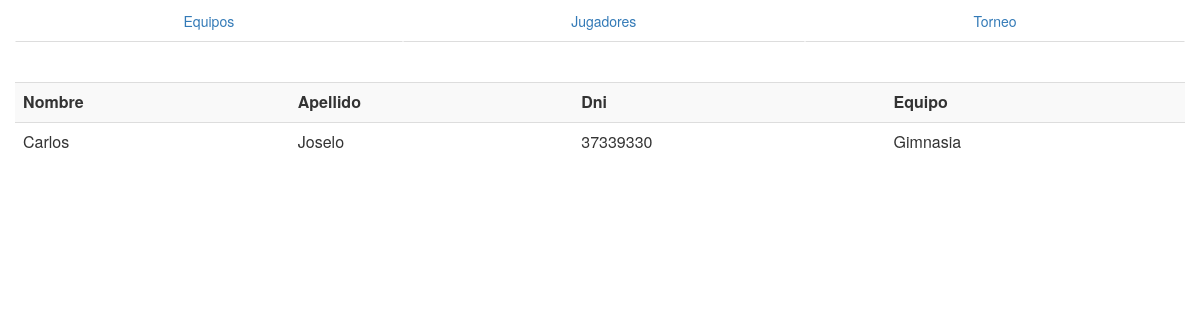
The app's page /jugadores/, older data.
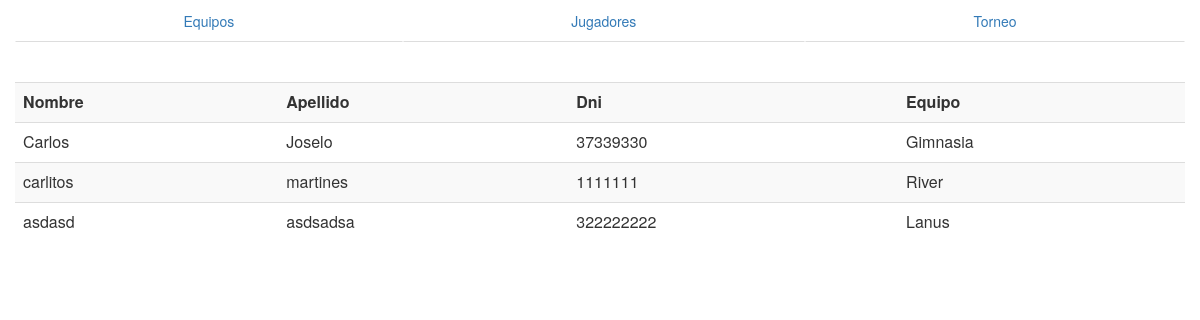
The same page, newer data.
### futbol/models.py (models this page shows)
class Jugador(models.Model):
    equipo = models.ForeignKey(Equipo)
    nombre = models.CharField(max_length=50)
    apellido = models.CharField(max_length=50)
    dni = models.IntegerField(unique=True)

class Equipo(models.Model):
    nombre = models.CharField(max_length=50, unique=True)

### futbol/views.py (the view)
# urls.py: url(r'^jugadores/$', jugadores, name='jugadores'),
def jugadores(request):
    jugadores = Jugador.objects.all()
    return render(request, 'futbol/jugadores.html', {'jugadores': jugadores})

### templates/futbol/jugadores.html (shortened to what this page needs)
{% extends 'futbol/base.html' %}
{% block content %}
<div class="table-responcive">
    <table class='table table-striped'>
        <tr>
            <td><b>Nombre</b></td>
            <td><b>Apellido</b></td>
            <td><b>Dni</b></td>
            <td><b>Equipo</b></td>
        </tr>
        {% for jugador in jugadores %}
            <tr>
                <td>{{jugador.nombre}} </td>
                <td>{{jugador.apellido}}</td>
                <td>{{jugador.dni}}</td>
                <td>{{jugador.equipo.nombre}}</td>
            </tr>
        {% endfor %}
    </table>
</div>
{% endblock %}

### templates/futbol/base.html (shortened to what this page needs)
<html>
    <head>
        <link rel="stylesheet" href="https://maxcdn.bootstrapcdn.com/bootstrap/3.3.7/css/bootstrap.min.css">
        <link rel="stylesheet" href="https://maxcdn.bootstrapcdn.com/bootstrap/3.3.7/css/bootstrap-theme.min.css">
    </head>
    <body ng-app>
        {% include 'futbol/nav_bar.html' %}
        <div class='container'>
            <div class='main row'>
                {% block content %}{% endblock %}
            </div>
        </div>
    </body>
</html>

### templates/futbol/nav_bar.html
<nav class="">
<div class='container-fluid'>
    <ul class='nav nav-tabs nav-justified'>
        <li>
            <a href="{% url 'equipos' %}"">Equipos</a>
        </li>
        <li>
            <a href="{% url 'jugadores' %}">Jugadores</a>
        </li>
        <li>
            <a href="{% url 'torneos'%}">Torneo</a>
        </li>
    </ul>
</div>
</nav>

Row changes from the older to the newer data that the page shows:
added Jugador: nombre "carlitos", apellido "martines", dni "1111111", equipo.nombre "River"
added Jugador: nombre "asdasd", apellido "asdsadsa", dni "322222222", equipo.nombre "Lanus"
